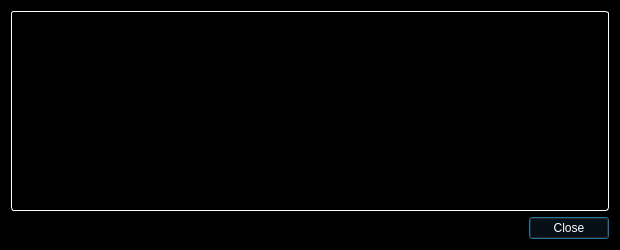
<?xml version="1.0" encoding="UTF-8"?>
<ui version="4.0">
 <class>BlankNodeConfigDialog</class>
 <widget class="QDialog" name="BlankNodeConfigDialog">
  <property name="geometry">
   <rect>
    <x>0</x>
    <y>0</y>
    <width>620</width>
    <height>250</height>
   </rect>
  </property>
  <property name="windowTitle">
   <string>Blanknode Configuration Template</string>
  </property>
  <property name="styleSheet">
   <string notr="true">color: rgb(255, 255, 255);
background-color: rgb(0, 0, 0);
alternate-background-color: rgb(0, 0, 0);</string>
  </property>
  <layout class="QVBoxLayout" name="verticalLayout">
   <item>
    <widget class="QTextEdit" name="detailText">
     <property name="toolTip">
      <string>&lt;html&gt;&lt;head/&gt;&lt;body&gt;&lt;p&gt;This pane shows an example fantom.conf template with the necessary Blanknode settings.&lt;/p&gt;&lt;/body&gt;&lt;/html&gt;</string>
     </property>
     <property name="styleSheet">
      <string notr="true">background: rgb(0,0,0); color: rgb(255,255,255); border: 1px inset white; border-radius: 3px; margin: 0px;</string>
     </property>
     <property name="readOnly">
      <bool>true</bool>
     </property>
    </widget>
   </item>
   <item>
    <widget class="QDialogButtonBox" name="buttonBox">
     <property name="standardButtons">
      <set>QDialogButtonBox::Close</set>
     </property>
    </widget>
   </item>
  </layout>
 </widget>
 <resources/>
 <connections>
  <connection>
   <sender>buttonBox</sender>
   <signal>accepted()</signal>
   <receiver>BlankNodeConfigDialog</receiver>
   <slot>accept()</slot>
   <hints>
    <hint type="sourcelabel">
     <x>248</x>
     <y>254</y>
    </hint>
    <hint type="destinationlabel">
     <x>157</x>
     <y>274</y>
    </hint>
   </hints>
  </connection>
  <connection>
   <sender>buttonBox</sender>
   <signal>rejected()</signal>
   <receiver>BlankNodeConfigDialog</receiver>
   <slot>reject()</slot>
   <hints>
    <hint type="sourcelabel">
     <x>316</x>
     <y>260</y>
    </hint>
    <hint type="destinationlabel">
     <x>286</x>
     <y>274</y>
    </hint>
   </hints>
  </connection>
 </connections>
</ui>
